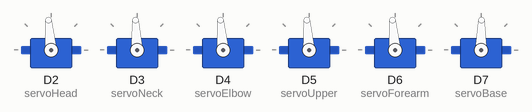
The sketch below on a simulated ESP8266 (NodeMCU). Parts: 6 × servo. Random numbers use the default seed unless the sketch sets one.

Above: at 21.95 s.
At 24.38 s:
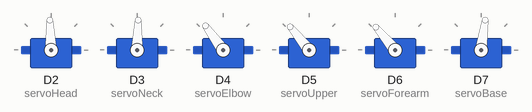
At 26.79 s:
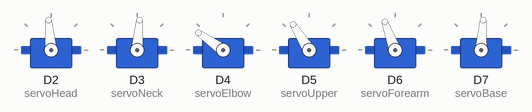
At 31.0 s:
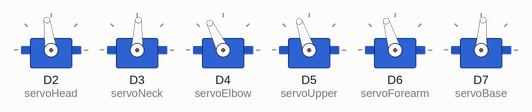
At 34.61 s:
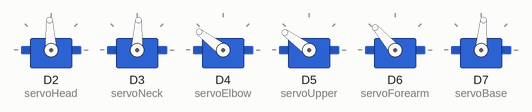
At 39.72 s:
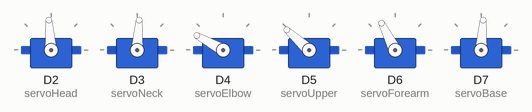
Timing chart, 0 to 40.0 s (numbered marks = the images above):
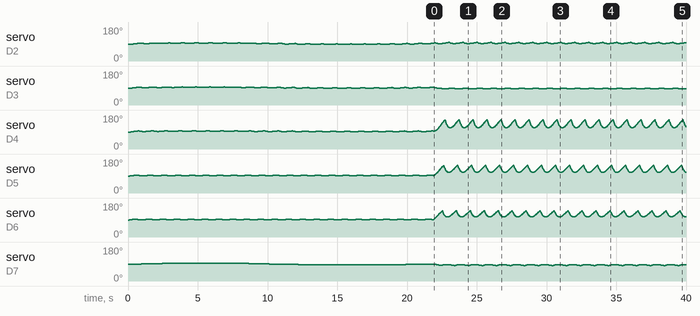

Measured:
- by itself, servo on D2 (servoHead): 90° → 91° at 0.38 s, → 92° 0.16 s later, → 93° 0.12 s later, → 94° 0.14 s later, … (351 changes in this stretch)
- by itself, servo on D3 (servoNeck): 90° → 91° at 0.30 s, → 92° 0.16 s later, → 93° 0.14 s later, → 94° 0.14 s later, … (247 changes in this stretch)
- by itself, servo on D7 (servoBase): 90° → 91° at 0.96 s, → 92° 0.72 s later, → 93° 0.78 s later, → 94° 0.96 s later, … (164 changes in this stretch)

The sketch:

Righteous_Branch.ino
```cpp
/*
 * 檔案名稱：Righteous Branch.ino (義枝)
 * 版本：2.0.1
 * 日期：2025年6月
 *
 * 功能說明：
 * ===========
 * 本程式控制具有六個伺服馬達的機械裝置，模擬有機生命體的各種動作。
 * 通過數學函數和漸變效果創造出流暢、自然且不可預測的運動模式，
 * 使機械結構展現出類似生物的行為特徵。
 *
 * 硬體需求：
 * ===========
 * - ESP8266 LOLIN D1 R1 開發板
 * - 6個伺服馬達，建議型號 SG90 或 MG996R（視負載需求）
 * - 適當的電源供應（推薦 5V 3A 以上）
 *
 * 針腳連接：
 * ===========
 * - D2: 頭部伺服 (Head) - 控制頭部旋轉
 * - D3: 頸部伺服 (Neck) - 控制頸部傾斜
 * - D4: 肘部伺服 (Elbow) - 控制肘部彎曲
 * - D5: 上臂伺服 (Upper) - 控制上臂旋轉
 * - D6: 前臂伺服 (Forearm) - 控制前臂旋轉
 * - D7: 基座伺服 (Base) - 控制基座旋轉
 *
 * 運動模式說明：
 * ===========
 * 0. 閒置呼吸 (Idle Breathing)：
 *    模擬生物輕微的呼吸動作，表現靜止狀態下的微小生命跡象。
 *
 * 1. 環顧四周 (Look Around)：
 *    頭部和基座緩慢轉動，呈現如同生物觀察環境的行為。
 *
 * 2. 伸展 (Stretching)：
 *    模擬生物伸展肢體的動作，所有關節有協調地拉伸。
 *
 * 3. 伸手夠取 (Reaching)：
 *    前傾並伸展前臂，像是嘗試接觸或夠取物體。
 *
 * 4. 閃避 (Dodging)：
 *    模擬迅速避開威脅的動作，關節有協調的反向運動。
 *
 * 5. 抽搐 (Twitching)：
 *    產生輕微且快速的顫動，模擬神經反應或警覺狀態。
 *
 * 6. 增強伸展 (Enhanced Stretching)：
 *    更大幅度的伸展動作，各關節有序延遲運動，創造波浪感。
 *
 * 技術實現：
 * ===========
 * - 時間變量(t)：持續增加的計數器，用於產生連續運動
 * - 隨機模式切換：每10-15秒自動切換運動模式
 * - 數學函數：
 *   - 正弦波(sin)：創造週期性、有機的波動效果
 *   - 緩動函數(easeInOutSine)：實現加速減速的平滑運動
 *   - 線性插值(lerp)：平滑過渡不同角度，增加慣性感
 * - 相位差：通過不同相位的運動函數，使各關節之間有連續性的波浪效果
 * - 角度限制：使用constrain函數確保所有伺服馬達在安全角度範圍內運行
 *
 * 安全設計：
 * ===========
 * - 每個關節都設有安全角度範圍，防止機械結構損壞
 * - 平滑插值減少突然運動，降低對伺服馬達的沖擊
 * - 延遲20ms控制更新頻率，確保系統穩定性
 */

#include <Servo.h>
#define PI 3.1415926

Servo servoHead, servoNeck, servoElbow, servoUpper, servoForearm, servoBase;

float t = 0;
int mode = 0;
unsigned long lastChange = 0;
int modeDuration = 10000 + random(5000); // 每 10-15 秒切換一次

float currHead = 90, currNeck = 90, currElbow = 90;
float currUpper = 90, currForearm = 90, currBase = 90;

// 插值
float lerp(float a, float b, float f) { return a + (b - a) * f; }
// easing
float easeInOutSine(float x) { return -(cos(PI * x) - 1.0) / 2.0; }

void setup() {
  Serial.begin(115200);
  servoHead.attach(D2);
  servoNeck.attach(D3);
  servoElbow.attach(D4);
  servoUpper.attach(D5);
  servoForearm.attach(D6);
  servoBase.attach(D7);
}

void loop() {
  if (millis() - lastChange > modeDuration) {
    mode = random(0, 7);  // 0~5
    lastChange = millis();
    modeDuration = 10000 + random(5000); // reset duration
  }

  t += 0.02;

  // 安全角度參數
  float headMid = 90, headRange = 40;
  float neckMid = 90, neckRange = 40;
  float elbowMid = 90, elbowRange = 90;
  float upperMid = 90, upperRange = 80;
  float forearmMid = 90, forearmRange = 70;
  float baseMid = 90, baseRange = 60;

  // 呼吸波
  float breath = sin(t * 0.3);

  // 生物波動推進
  float pHead     = easeInOutSine(fmod(t + 0.0, 1.0));
  float pNeck     = easeInOutSine(fmod(t + 0.1, 1.0));
  float pElbow    = easeInOutSine(fmod(t + 0.2, 1.0));
  float pUpper    = easeInOutSine(fmod(t + 0.3, 1.0));
  float pForearm  = easeInOutSine(fmod(t + 0.4, 1.0));
  float pBase     = easeInOutSine(fmod(t + 0.5, 1.0));

  // 初始化目標角度
  float targetHead = headMid, targetNeck = neckMid;
  float targetElbow = elbowMid, targetUpper = upperMid;
  float targetForearm = forearmMid, targetBase = baseMid;

  // 動作模式切換（每個 case 可依生物行為細緻調）
  switch (mode) {
    case 0: // idle breathing
      targetHead = headMid + 5 * pHead + 3 * breath;
      targetNeck = neckMid + 5 * pNeck + 2 * breath;
      targetElbow = elbowMid + 8 * pElbow + 1 * breath;
      targetUpper = upperMid + 6 * pUpper;
      targetForearm = forearmMid + 6 * pForearm;
      targetBase = baseMid + 5 * breath;
      break;

    case 1: // look around
      targetHead = headMid + headRange * sin(t * 2.0);
      targetNeck = neckMid + neckRange * sin(t * 1.5);
      targetElbow = elbowMid + 10 * pElbow;
      targetUpper = upperMid + 8 * breath;
      targetForearm = forearmMid + 5;
      targetBase = baseMid + baseRange * sin(t * 0.5);
      break;

    case 2: // stretching
      targetHead = headMid + 10 * breath;
      targetNeck = neckMid + 8 * pNeck;
      targetElbow = elbowMid + 70 * pElbow;
      targetUpper = upperMid + 60 * pUpper;
      targetForearm = forearmMid + 50 * pForearm;
      targetBase = baseMid + 10 * pBase;
      break;

    case 3: // reaching
      targetHead = headMid + 5 * sin(t * 1.0);
      targetNeck = neckMid + 10 * sin(t * 0.9);
      targetElbow = elbowMid + 25 * pElbow;
      targetUpper = upperMid + 60 * pUpper;
      targetForearm = forearmMid + 60 * sin(t * 1.3);
      targetBase = baseMid + 10 * sin(t * 0.5);
      break;

    case 4: // dodging
      targetHead = headMid - 15 * sin(t * 2.3);
      targetNeck = neckMid - 10 * sin(t * 2.1);
      targetElbow = elbowMid - 30 * sin(t * 1.8);
      targetUpper = upperMid - 40 * sin(t * 1.5);
      targetForearm = forearmMid - 30 * sin(t * 1.3);
      targetBase = baseMid + 30 * sin(t * 1.2);
      break;

    case 5: // twitching
      targetHead = headMid + 3 * sin(t * 4.5);
      targetNeck = neckMid + 3 * sin(t * 5.0);
      targetElbow = elbowMid + 20 * sin(t * 6.0);
      targetUpper = upperMid + 25 * sin(t * 6.5);
      targetForearm = forearmMid + 15 * sin(t * 5.8);
      targetBase = baseMid + 5 * sin(t * 3.5);
      break;

    case 6: // enhanced stretching
      targetHead     = headMid + 10 * easeInOutSine(fmod(t, 1.0));       // 上仰
      targetNeck     = neckMid - 5 * easeInOutSine(fmod(t + 0.2, 1.0));  // 後縮
      targetElbow    = elbowMid + 80 * easeInOutSine(fmod(t + 0.3, 1.0));
      targetUpper    = upperMid + 70 * easeInOutSine(fmod(t + 0.4, 1.0));
      targetForearm  = forearmMid + 60 * easeInOutSine(fmod(t + 0.5, 1.0));
      targetBase     = baseMid - 10 * easeInOutSine(fmod(t + 0.6, 1.0)); // 後傾
      break;

  }

  // 平滑角度（慣性感）
  currHead     = constrain(lerp(currHead, targetHead, 0.1), 10, 170);
  currNeck     = constrain(lerp(currNeck, targetNeck, 0.1), 10, 170);
  currElbow    = constrain(lerp(currElbow, targetElbow, 0.08), 0, 180);
  currUpper    = constrain(lerp(currUpper, targetUpper, 0.08), 10, 170);
  currForearm  = constrain(lerp(currForearm, targetForearm, 0.08), 20, 160);
  currBase     = constrain(lerp(currBase, targetBase, 0.06), 30, 150);

  // 寫入馬達
  servoHead.write((int)currHead);
  servoNeck.write((int)currNeck);
  servoElbow.write((int)currElbow);
  servoUpper.write((int)currUpper);
  servoForearm.write((int)currForearm);
  servoBase.write((int)currBase);

  delay(20);
}
```
